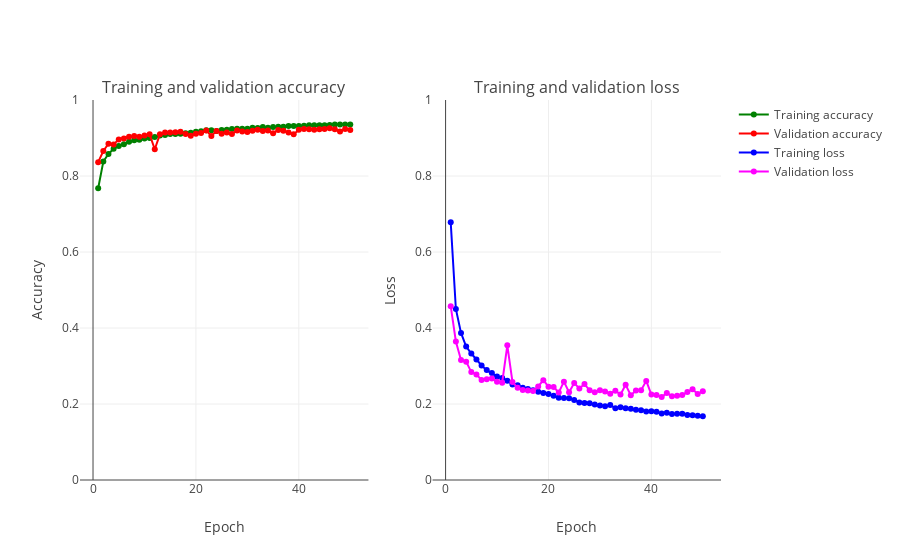

The code cell stored with this chart in its notebook:
### Code cell
plot_accuracy_and_loss(train_model)

score = model.evaluate(X_test, y_test, verbose=0)
print('Test loss:', score[0])
print('Test accuracy:', score[1])

### Figure 1 — Plotly figure (JSON) as saved in the notebook; plotly's stock layout.template omitted (floating-point values rounded to 4 significant figures)
{"data": [{"marker": {"color": "Green"}, "mode": "markers+lines", "name": "Training accuracy", "text": ["1", "2", "3", "4", "5", "6", "7", "8", "9", "10", "11", "12", "13", "14", "15", "16", "17", "18", "19", "20", "21", "22", "23", "24", "25", "26", "27", "28", "29", "30", "31", "32", "33", "34", "35", "36", "37", "38", "39", "40", "41", "42", "43", "44", "45", "46", "47", "48", "49", "50"], "type": "scatter", "uid": "cb99eb6e-4d7f-11ea-8c05-c7e91f75b6a7", "x": [1, 2, 3, 4, 5, 6, 7, 8, 9, 10, 11, 12, 13, 14, 15, 16, 17, 18, 19, 20, 21, 22, 23, 24, 25, 26, 27, 28, 29, 30, 31, 32, 33, 34, 35, 36, 37, 38, 39, 40, 41, 42, 43, 44, 45, 46, 47, 48, 49, 50], "xaxis": "x", "y": [0.7677, 0.8381, 0.8579, 0.8716, 0.8789, 0.8838, 0.8903, 0.8942, 0.8955, 0.8989, 0.9001, 0.9027, 0.9068, 0.9079, 0.9106, 0.9108, 0.9109, 0.9123, 0.9136, 0.9162, 0.9176, 0.9201, 0.9202, 0.9185, 0.9209, 0.922, 0.9235, 0.9245, 0.9245, 0.9247, 0.9271, 0.9263, 0.9288, 0.9269, 0.9287, 0.9299, 0.9296, 0.9314, 0.9318, 0.9317, 0.9319, 0.9334, 0.9338, 0.9335, 0.9337, 0.9342, 0.9357, 0.9358, 0.9353, 0.9354], "yaxis": "y"}, {"marker": {"color": "Red"}, "mode": "markers+lines", "name": "Validation accuracy", "text": ["1", "2", "3", "4", "5", "6", "7", "8", "9", "10", "11", "12", "13", "14", "15", "16", "17", "18", "19", "20", "21", "22", "23", "24", "25", "26", "27", "28", "29", "30", "31", "32", "33", "34", "35", "36", "37", "38", "39", "40", "41", "42", "43", "44", "45", "46", "47", "48", "49", "50"], "type": "scatter", "uid": "cbb1e82c-4d7f-11ea-8c05-c7e91f75b6a7", "x": [1, 2, 3, 4, 5, 6, 7, 8, 9, 10, 11, 12, 13, 14, 15, 16, 17, 18, 19, 20, 21, 22, 23, 24, 25, 26, 27, 28, 29, 30, 31, 32, 33, 34, 35, 36, 37, 38, 39, 40, 41, 42, 43, 44, 45, 46, 47, 48, 49, 50], "xaxis": "x", "y": [0.8365, 0.8657, 0.8849, 0.8828, 0.8963, 0.8989, 0.903, 0.9055, 0.9034, 0.9068, 0.9096, 0.8705, 0.9097, 0.9144, 0.9146, 0.915, 0.9166, 0.9104, 0.9059, 0.9111, 0.9132, 0.9197, 0.9056, 0.9184, 0.9113, 0.9145, 0.9105, 0.9198, 0.9174, 0.9161, 0.9193, 0.9218, 0.9183, 0.9199, 0.9126, 0.921, 0.9192, 0.9145, 0.9101, 0.9214, 0.9237, 0.9233, 0.9219, 0.9231, 0.9236, 0.9259, 0.9231, 0.9169, 0.9239, 0.921], "yaxis": "y"}, {"marker": {"color": "Blue"}, "mode": "markers+lines", "name": "Training loss", "text": ["1", "2", "3", "4", "5", "6", "7", "8", "9", "10", "11", "12", "13", "14", "15", "16", "17", "18", "19", "20", "21", "22", "23", "24", "25", "26", "27", "28", "29", "30", "31", "32", "33", "34", "35", "36", "37", "38", "39", "40", "41", "42", "43", "44", "45", "46", "47", "48", "49", "50"], "type": "scatter", "uid": "cbb2eb6e-4d7f-11ea-8c05-c7e91f75b6a7", "x": [1, 2, 3, 4, 5, 6, 7, 8, 9, 10, 11, 12, 13, 14, 15, 16, 17, 18, 19, 20, 21, 22, 23, 24, 25, 26, 27, 28, 29, 30, 31, 32, 33, 34, 35, 36, 37, 38, 39, 40, 41, 42, 43, 44, 45, 46, 47, 48, 49, 50], "xaxis": "x2", "y": [0.6781, 0.4501, 0.3871, 0.3511, 0.3329, 0.3171, 0.3015, 0.2891, 0.2817, 0.2722, 0.2683, 0.2614, 0.2515, 0.2494, 0.2425, 0.2398, 0.2361, 0.2325, 0.2288, 0.2261, 0.2218, 0.2164, 0.2159, 0.215, 0.2106, 0.204, 0.2024, 0.2017, 0.1986, 0.1964, 0.1942, 0.1973, 0.1887, 0.1912, 0.1886, 0.1872, 0.1851, 0.1835, 0.1802, 0.1811, 0.1793, 0.1752, 0.1768, 0.1738, 0.174, 0.1744, 0.1711, 0.1706, 0.169, 0.168], "yaxis": "y2"}, {"marker": {"color": "Magenta"}, "mode": "markers+lines", "name": "Validation loss", "text": ["1", "2", "3", "4", "5", "6", "7", "8", "9", "10", "11", "12", "13", "14", "15", "16", "17", "18", "19", "20", "21", "22", "23", "24", "25", "26", "27", "28", "29", "30", "31", "32", "33", "34", "35", "36", "37", "38", "39", "40", "41", "42", "43", "44", "45", "46", "47", "48", "49", "50"], "type": "scatter", "uid": "cbb3e5c8-4d7f-11ea-8c05-c7e91f75b6a7", "x": [1, 2, 3, 4, 5, 6, 7, 8, 9, 10, 11, 12, 13, 14, 15, 16, 17, 18, 19, 20, 21, 22, 23, 24, 25, 26, 27, 28, 29, 30, 31, 32, 33, 34, 35, 36, 37, 38, 39, 40, 41, 42, 43, 44, 45, 46, 47, 48, 49, 50], "xaxis": "x2", "y": [0.4575, 0.3645, 0.3159, 0.3114, 0.284, 0.2777, 0.2631, 0.265, 0.2671, 0.2585, 0.256, 0.3544, 0.2581, 0.2424, 0.2367, 0.2358, 0.2339, 0.2461, 0.2627, 0.2456, 0.2448, 0.2304, 0.2588, 0.231, 0.255, 0.2409, 0.2525, 0.2359, 0.2312, 0.2365, 0.2331, 0.2272, 0.235, 0.2249, 0.2504, 0.2231, 0.2358, 0.2359, 0.2608, 0.2249, 0.2236, 0.2183, 0.2288, 0.2205, 0.222, 0.2238, 0.2314, 0.2391, 0.2263, 0.2339], "yaxis": "y2"}], "layout": {"annotations": [{"font": {"size": 16}, "showarrow": false, "text": "Training and validation accuracy", "x": 0.225, "xanchor": "center", "xref": "paper", "y": 1.0, "yanchor": "bottom", "yref": "paper"}, {"font": {"size": 16}, "showarrow": false, "text": "Training and validation loss", "x": 0.775, "xanchor": "center", "xref": "paper", "y": 1.0, "yanchor": "bottom", "yref": "paper"}], "xaxis": {"anchor": "y", "domain": [0.0, 0.45], "title": "Epoch"}, "xaxis2": {"anchor": "y2", "domain": [0.55, 1.0], "title": "Epoch"}, "yaxis": {"anchor": "x", "domain": [0.0, 1.0], "range": [0, 1], "title": "Accuracy"}, "yaxis2": {"anchor": "x2", "domain": [0.0, 1.0], "range": [0, 1], "title": "Loss"}}}
